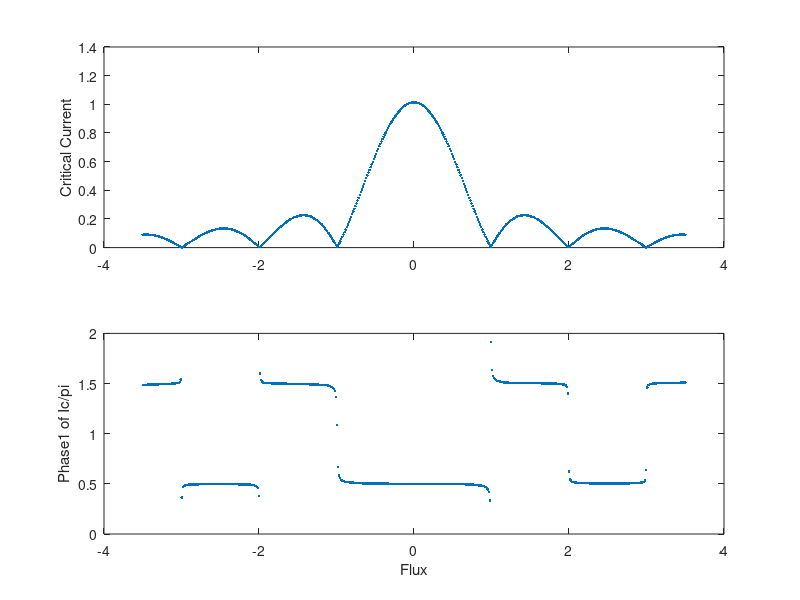

Write the MATLAB code that produced this figure.
%Explanation of base program

%The program splits a single junciton up into xmax discrete sections.  Each
%section has a supercurrent density, and a phase difference that is
%contributed to by the field (PhaseF), and an arbitrary phase set at x=1
%called Phase1.  For each value of field and Phase1 the supercurrent at
%each point is calculated and the net supercurrent (sum along the junction)
%is calcualted to find the supercurrent carried at that phase and that
%field.  To find the maximum supercurrent for a given field, the max of
%that vector is taken, and can be plotted against the magnetic field.  


%This is the exact measurment of the critical current vs field that we do in the
%lab.  

%% Clearing memory and input screen.
clear; clc; close all;

%% Defining the Parameters of the Simulaiton
    %Dividing the junction up into discrete sections
        xmin = -20;
        xmax =  20;
        xsize=xmax-xmin+1;
        x(1:xsize,1) = (1:xsize)-1+xmin;

    %Defining Super Current parameters
        SCurrentMag =1;
        SCurrentNoiseMag =.1;

%Setting up Loop steps and ranges
    %Phase Loop parameters
        p=1;
        pmax=501;
        Phase1Min = -0.0 * pi;
        Phase1Max =  2.0 * pi;
        %Phase1 is the phase at x=0.  
    %Flux Loop Parameters
        f=1;
        fmax=501;
        FluxinJuncMin= -3.5;
        FluxinJuncMax=  3.5 ;

%Calculating Parameters from Initial Conditions
    SCurrentNoise   = (SCurrentNoiseMag/xsize*(2*rand(xsize,1)-1));
    SCurrentDensity = (SCurrentMag/xsize*ones(xsize,1)+SCurrentNoise);
    
%Pre Allocating memory for the arrays to decrease runtime
    Phase1=zeros(1,pmax);
    FluxinJunc=zeros(1,fmax);
    IndexMax=zeros(1,fmax);
    Phase1MaxSC=zeros(1,fmax);

    SCurrent=zeros(xsize,pmax,fmax);
    SCurrentNet=zeros(1,pmax);
    MaxSCurrentNet=zeros(1,fmax);

%% Loops for running the simulation Meat of the Simulation


%Field Contribution to the Phase 
    %Define the loop step size, then run the for loop
    FluxinJuncSS=(FluxinJuncMax-FluxinJuncMin)/(fmax-1);
    for f=1:fmax
        FluxinJunc(f)=FluxinJuncMin+(f-1)*FluxinJuncSS;
        PhaseF=2*pi*FluxinJunc(f)*x./xsize;

        %Phase1 Loop of externally set phase at edge of JJ 
            %Define the loop step size(SS)
                Phase1SS=(Phase1Max-Phase1Min)/(pmax-1); 

            for p=1:pmax
                %Calculating Phase1(p) that is the abitrary Phase at x=0
                Phase1(p)=Phase1Min+(p-1)*Phase1SS;

                %Calculating the total phase drop across the junction
                PhaseDrop=Phase1(p)+PhaseF;

                %Calculating the vector that is the Super Current (SCurrent)
                %across the junction at each position.  
                SCurrent=SCurrentDensity.*sin(PhaseDrop);
               
                %Numerically integrating the Super Current (SCurrent) along 
                %the junction to find the total super current carried at 
                %each Phase1.
                SCurrentNet(p)=sum(SCurrent);
            end

            
            %Finding the Magnitude and the Index(Phase1 Value) of the 
            %Supercurrent across the junction at the current field strength
            [MaxSCurrentNet(f),IndexMax(f)]=max(SCurrentNet);
            %Recording the Phase1 value of the maximum super current
            Phase1MaxSC(f)=Phase1(IndexMax(f));

    end

%Ploting the maximum supercurrent vs the field in the junction
figure; subplot(2,1,1); plot(FluxinJunc,MaxSCurrentNet,'.')
ylabel('Critical Current');

%Ploting the Phase1 value that maximizes the critical current
subplot(2,1,2); plot(FluxinJunc,Phase1MaxSC/pi,'.')
xlabel('Flux');ylabel('Phase1 of Ic/pi');




    




